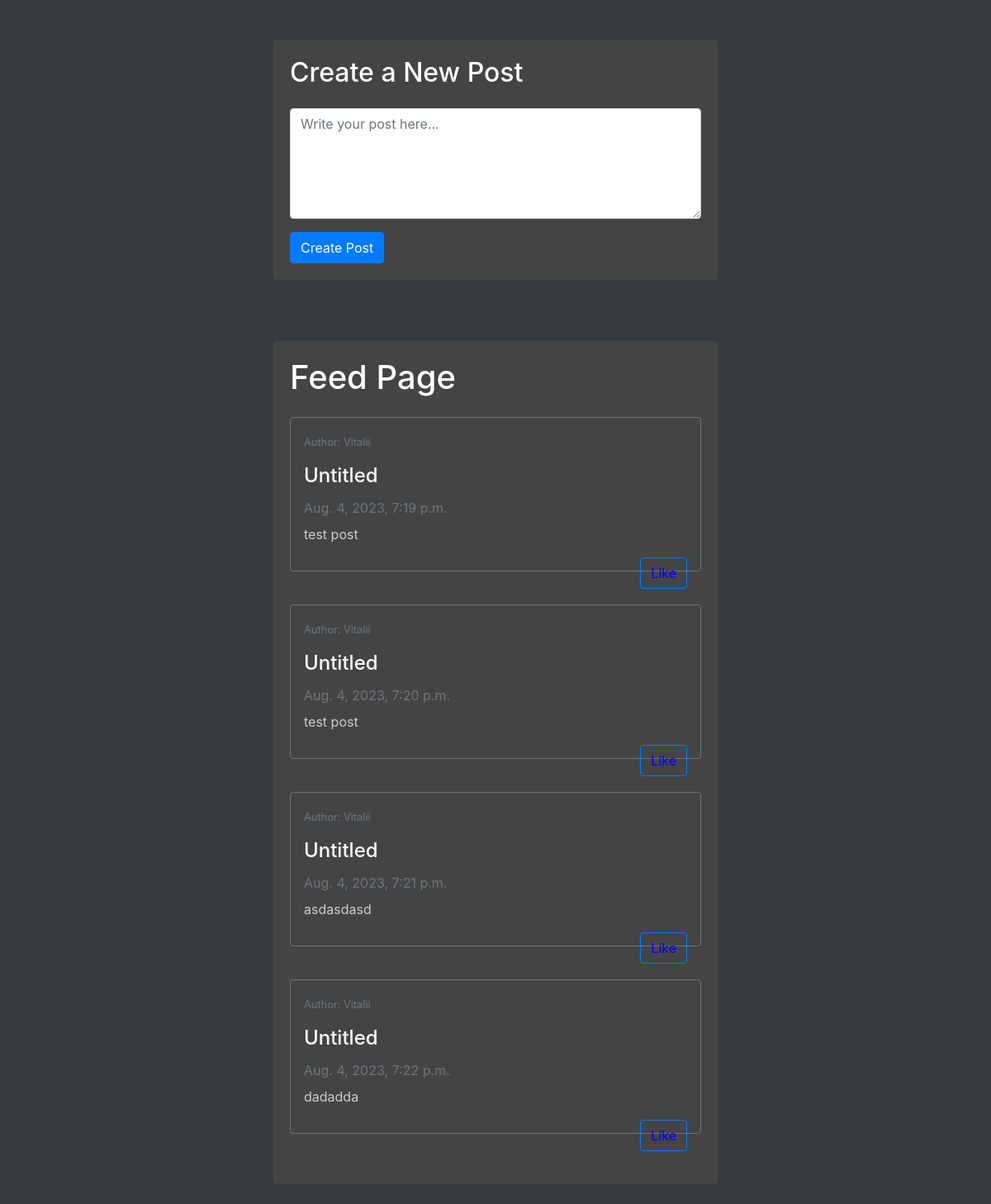
The page /feed/ (signed in) on the database its author committed.
### network/models.py (models this page shows, shortened)
class Post(models.Model):
    id = models.AutoField(primary_key=True)
    title = models.CharField(max_length=100)
    content = models.TextField()
    created_at = models.DateTimeField(auto_now_add=True)
    author = models.ForeignKey(User, on_delete=models.CASCADE, related_name='posts')

### network/views.py (the view)
# urls.py: path('feed/', feed, name='feed-page'),
def feed(request):
    if request.user.is_authenticated:
        return render(request, "feed.html", context={'posts': get_posts()})
    else:
        return redirect('/login-page/')

### network/models.py (called while the page is built)
def get_posts():
    return Post.objects.all()

### network/templatetags/custom_filters.py (called while the page is built)
@register.filter
def has_liked(user, post):
    return Like.objects.filter(user=user, post=post).exists()

### network/templates/feed.html (shortened to what this page needs)
{% extends 'base.html' %}
{% load custom_filters %}
{% block content %}
<div class="container mt-5">
    <div class="row">
        <div class="col-md-6 offset-md-3">
            <div class="card mb-4">
                <div class="card-body">
                    <h2 class="mb-4">Create a New Post</h2>
                    <form method="post">
                        <div class="form-group">
                            <textarea class="form-control" id="content" name="content" rows="5" placeholder="Write your post here..." required></textarea>
                        </div>
                        <button type="submit" class="btn btn-primary">Create Post</button>
                    </form>
                </div>
            </div>
        </div>
    </div>
</div>
<div class="container mt-5">
    <div class="row">
        <div class="col-md-6 offset-md-3">
            <div class="card mb-4">
                <div class="card-body">
                    <h1 class="mb-4">Feed Page</h1>
                    {% for post in posts %}
                    <div class="post-card border border-secondary rounded p-3">
                        <p class="card-text"><small class="text-muted">Author: {{ post.author.username }}</small></p>
                        <h3 class="card-title">{{ post.title }}</h3>
                        <p class="card-text text-muted mb-2">{{ post.created_at }}</p>
                        <p class="card-text">{{ post.content }}</p>
                        <button class="like-btn btn btn-outline-primary" data-post-id="{{ post.id }}" style="color: {% if request.user|has_liked:post %}red{% else %}blue{% endif %};">Like{% if request.user|has_liked:post %}d{% endif %}</button>
                    </div>
                    {% endfor %}
                </div>
            </div>
        </div>
    </div>
</div>
{% endblock %}

### network/templates/base.html (shortened to what this page needs)
<!DOCTYPE html>
<html lang="en">
<head>
    <link rel="stylesheet" href="https://stackpath.bootstrapcdn.com/bootstrap/4.5.2/css/bootstrap.min.css">
</head>
<body>
{% block content %}{% endblock %}
</body>
</html>

### network/templates/feed.html (style rules this page uses)
body { background-color: #343a40; color: #fff; }
.card { background-color: #444; }
.card-title { font-size: 24px; }
.card-text { color: #ccc; }
.btn-outline-primary { border-color: #007bff; color: #007bff; }
.post-card { border: 1px solid #ccc; padding: 15px; margin-bottom: 40px; }
.like-btn { float: right; }

### rows shown on the page
Post: author.username "Vitalii", title "Untitled", created_at "Aug. 4, 2023, 7:19 p.m.", content "test post"
Post: author.username "Vitalii", title "Untitled", created_at "Aug. 4, 2023, 7:20 p.m.", content "test post"
Post: author.username "Vitalii", title "Untitled", created_at "Aug. 4, 2023, 7:21 p.m.", content "asdasdasd"
Post: author.username "Vitalii", title "Untitled", created_at "Aug. 4, 2023, 7:22 p.m.", content "dadadda"
